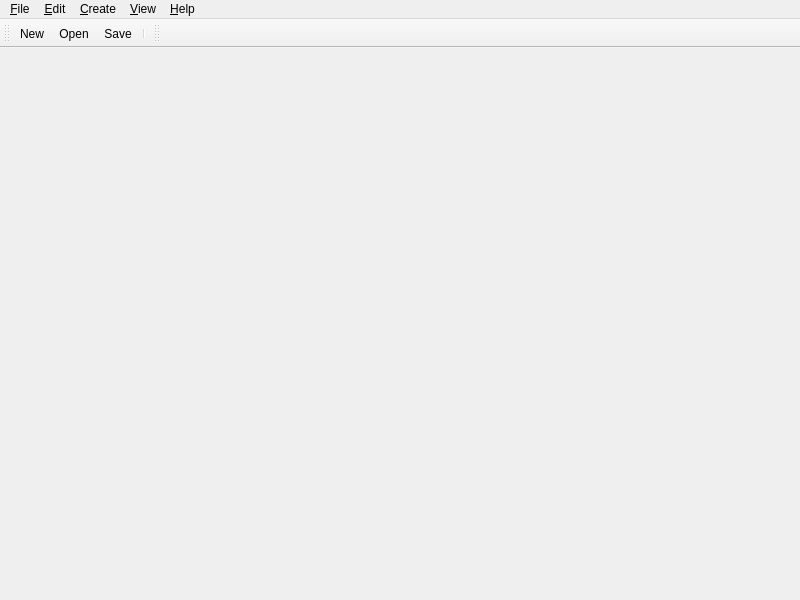
<?xml version="1.0" encoding="UTF-8"?>
<ui version="4.0">
 <class>MainWindow</class>
 <widget class="QMainWindow" name="MainWindow">
  <property name="geometry">
   <rect>
    <x>0</x>
    <y>0</y>
    <width>800</width>
    <height>600</height>
   </rect>
  </property>
  <property name="windowTitle">
   <string>Vertebrae</string>
  </property>
  <widget class="QWidget" name="centralwidget"/>
  <widget class="QMenuBar" name="menubar">
   <property name="geometry">
    <rect>
     <x>0</x>
     <y>0</y>
     <width>800</width>
     <height>21</height>
    </rect>
   </property>
   <widget class="QMenu" name="menuFile">
    <property name="title">
     <string>&amp;File</string>
    </property>
    <addaction name="actionNew"/>
    <addaction name="actionOpen"/>
    <addaction name="actionSave"/>
    <addaction name="actionSaveAs"/>
    <addaction name="separator"/>
    <addaction name="actionQuit"/>
   </widget>
   <widget class="QMenu" name="menuEdit">
    <property name="title">
     <string>&amp;Edit</string>
    </property>
    <addaction name="actionCut"/>
    <addaction name="actionCopy"/>
    <addaction name="actionPaste"/>
    <addaction name="actionDelete"/>
    <addaction name="separator"/>
    <addaction name="actionGroup"/>
    <addaction name="actionUngroup"/>
    <addaction name="separator"/>
    <addaction name="actionParent"/>
    <addaction name="actionUnparent"/>
    <addaction name="separator"/>
    <addaction name="actionPreferences"/>
   </widget>
   <widget class="QMenu" name="menuView">
    <property name="title">
     <string>&amp;View</string>
    </property>
    <addaction name="actionZoomIn"/>
    <addaction name="actionZoomOut"/>
    <addaction name="actionNormalZoom"/>
   </widget>
   <widget class="QMenu" name="menuHelp">
    <property name="title">
     <string>&amp;Help</string>
    </property>
    <addaction name="actionAboutVertebrae"/>
   </widget>
   <widget class="QMenu" name="menuCreate">
    <property name="title">
     <string>&amp;Create</string>
    </property>
    <addaction name="actionCreateSprite"/>
    <addaction name="actionCreateJoint"/>
    <addaction name="actionCreateLocator"/>
   </widget>
   <addaction name="menuFile"/>
   <addaction name="menuEdit"/>
   <addaction name="menuCreate"/>
   <addaction name="menuView"/>
   <addaction name="menuHelp"/>
  </widget>
  <widget class="QToolBar" name="mainToolBar">
   <property name="windowTitle">
    <string>Main Toolbar</string>
   </property>
   <property name="movable">
    <bool>true</bool>
   </property>
   <property name="allowedAreas">
    <set>Qt::TopToolBarArea</set>
   </property>
   <property name="floatable">
    <bool>false</bool>
   </property>
   <attribute name="toolBarArea">
    <enum>TopToolBarArea</enum>
   </attribute>
   <attribute name="toolBarBreak">
    <bool>false</bool>
   </attribute>
   <addaction name="actionNew"/>
   <addaction name="actionOpen"/>
   <addaction name="actionSave"/>
   <addaction name="separator"/>
  </widget>
  <widget class="QToolBar" name="toolsToolBar">
   <property name="windowTitle">
    <string>Tools</string>
   </property>
   <property name="allowedAreas">
    <set>Qt::TopToolBarArea</set>
   </property>
   <property name="floatable">
    <bool>false</bool>
   </property>
   <attribute name="toolBarArea">
    <enum>TopToolBarArea</enum>
   </attribute>
   <attribute name="toolBarBreak">
    <bool>false</bool>
   </attribute>
  </widget>
  <action name="actionNew">
   <property name="text">
    <string>&amp;New</string>
   </property>
   <property name="statusTip">
    <string>Create a new project</string>
   </property>
  </action>
  <action name="actionOpen">
   <property name="text">
    <string>&amp;Open...</string>
   </property>
   <property name="statusTip">
    <string>Open an existing project</string>
   </property>
  </action>
  <action name="actionSave">
   <property name="text">
    <string>&amp;Save</string>
   </property>
   <property name="statusTip">
    <string>Save the project to disk</string>
   </property>
  </action>
  <action name="actionSaveAs">
   <property name="text">
    <string>Save &amp;As...</string>
   </property>
   <property name="statusTip">
    <string>Save the project under a new name</string>
   </property>
  </action>
  <action name="actionQuit">
   <property name="text">
    <string>&amp;Quit</string>
   </property>
   <property name="statusTip">
    <string>Exit the application</string>
   </property>
  </action>
  <action name="actionCut">
   <property name="text">
    <string>&amp;Cut</string>
   </property>
   <property name="statusTip">
    <string>Cut selection</string>
   </property>
  </action>
  <action name="actionCopy">
   <property name="text">
    <string>&amp;Copy</string>
   </property>
   <property name="statusTip">
    <string>Copy selection</string>
   </property>
  </action>
  <action name="actionPaste">
   <property name="text">
    <string>&amp;Paste</string>
   </property>
   <property name="statusTip">
    <string>Paste clipboard</string>
   </property>
  </action>
  <action name="actionDelete">
   <property name="text">
    <string>&amp;Delete</string>
   </property>
   <property name="statusTip">
    <string>Delete selection</string>
   </property>
  </action>
  <action name="actionPreferences">
   <property name="text">
    <string>Pre&amp;ferences...</string>
   </property>
   <property name="toolTip">
    <string>Open preferences dialog</string>
   </property>
  </action>
  <action name="actionZoomIn">
   <property name="text">
    <string>Zoom &amp;in</string>
   </property>
   <property name="statusTip">
    <string>Increase zoom level</string>
   </property>
  </action>
  <action name="actionZoomOut">
   <property name="text">
    <string>Zoom &amp;Out</string>
   </property>
   <property name="statusTip">
    <string>Decrease zoom level</string>
   </property>
  </action>
  <action name="actionNormalZoom">
   <property name="text">
    <string>&amp;Normal Zoom</string>
   </property>
   <property name="toolTip">
    <string>Set zoom to 100%</string>
   </property>
  </action>
  <action name="actionAboutVertebrae">
   <property name="text">
    <string>&amp;About Vertebrae</string>
   </property>
   <property name="statusTip">
    <string>Open the About Vertebrae dialog</string>
   </property>
  </action>
  <action name="actionClose">
   <property name="text">
    <string>&amp;Close</string>
   </property>
  </action>
  <action name="actionCreateSprite">
   <property name="text">
    <string>&amp;Sprite</string>
   </property>
  </action>
  <action name="actionCreateJoint">
   <property name="text">
    <string>&amp;Joint</string>
   </property>
  </action>
  <action name="actionGroup">
   <property name="text">
    <string>&amp;Group</string>
   </property>
   <property name="statusTip">
    <string>Group selection together</string>
   </property>
   <property name="shortcut">
    <string>Ctrl+G</string>
   </property>
  </action>
  <action name="actionCreateLocator">
   <property name="text">
    <string>&amp;Locator</string>
   </property>
  </action>
  <action name="actionUngroup">
   <property name="text">
    <string>&amp;Ungroup</string>
   </property>
  </action>
  <action name="actionParent">
   <property name="text">
    <string>Pa&amp;rent</string>
   </property>
   <property name="statusTip">
    <string>Parent selection under the last selected node</string>
   </property>
   <property name="shortcut">
    <string>P</string>
   </property>
  </action>
  <action name="actionUnparent">
   <property name="text">
    <string>Unparen&amp;t</string>
   </property>
   <property name="statusTip">
    <string>Parent selection under the world</string>
   </property>
   <property name="shortcut">
    <string>Shift+P</string>
   </property>
  </action>
 </widget>
 <resources/>
 <connections/>
</ui>
